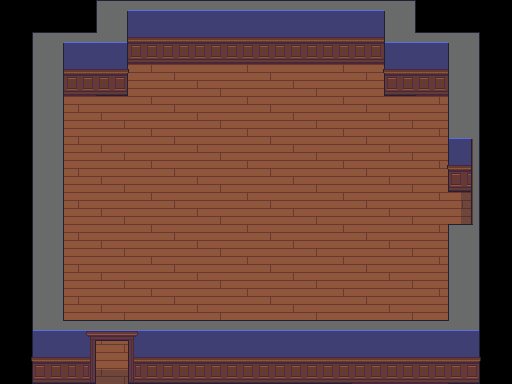

Tiled map render using the project's own tile images. Description and the whole map definition, tile-layer contents included, below:
An orthogonal 16x12 tile map with 32x32 px tiles, 3 tile layers (Floor, Walls, 3 px), 2 tilesets.

<map version="1.4" tiledversion="1.4.3" orientation="orthogonal" renderorder="right-down" width="16" height="12" tilewidth="32" tileheight="32" infinite="0" nextlayerid="4" nextobjectid="1">
 <tileset firstgid="1" source="WallpaperExploration.tsx" />
 <tileset firstgid="24001" source="../../tilesets/Gather Floors 1.x.tsx" />
 <layer id="2" name="Floor" width="16" height="12">
  <data encoding="csv">
0,0,0,24011,24009,24010,24011,24009,24010,24011,24009,24010,24011,0,0,0,
0,24009,24010,24011,24009,24010,24011,24009,24010,24011,24009,24010,24011,0,0,0,
0,24009,24010,24011,24009,24010,24011,24009,24010,24011,24009,24010,24011,24009,0,0,
0,24009,24010,24011,24009,24010,24011,24009,24010,24011,24009,24010,24011,24009,0,0,
0,24009,24010,24011,24009,24010,24011,24009,24010,24011,24009,24010,24011,24009,0,0,
0,24009,24010,24011,24009,24010,24011,24009,24010,24011,24009,24010,24011,24009,0,0,
0,24009,24010,24011,24009,24010,24011,24009,24010,24011,24009,24010,24011,24009,24010,0,
0,24009,24010,24011,24009,24010,24011,24009,24010,24011,24009,24010,24011,24009,0,0,
0,24009,24010,24011,24009,24010,24011,24009,24010,24011,24009,24010,24011,24009,0,0,
0,0,24010,24011,24009,24010,24011,24009,24010,24011,24009,24010,24011,24009,0,0,
0,0,24010,24011,24009,0,0,0,0,0,0,0,0,0,0,0,
0,0,24010,24011,24009,0,0,0,0,0,0,0,0,0,0,0
</data>
 </layer>
 <layer id="1" name="Walls" width="16" height="12">
  <data encoding="csv">
0,0,0,2327,2328,2328,2328,2328,2328,2328,2328,2328,3527,0,0,0,
0,8302,2328,3731,2528,2528,2528,2528,2528,2528,2528,2528,3727,2330,2331,0,
0,8502,2528,3931,0,0,0,0,0,0,0,0,3927,2530,2531,0,
0,8502,0,0,0,0,0,0,0,0,0,0,0,0,8506,0,
0,8502,0,0,0,0,0,0,0,0,0,0,0,0,2731,0,
3526,2147492154,3528,0,0,0,0,0,0,0,0,0,0,2147487580,2931,3532,
0,2147492154,0,0,0,0,0,0,0,0,0,0,0,0,3131,0,
0,2147492154,0,0,0,0,0,0,0,0,0,0,0,0,3331,0,
0,2147492154,0,0,0,0,0,0,0,0,0,0,0,0,8506,0,
0,3531,0,0,0,0,0,0,0,0,0,0,0,0,3531,0,
3726,3727,2739,2741,2742,3728,3728,3728,3728,3728,3728,2328,2328,2328,3731,3732,
3926,3927,2939,2941,2942,3928,3928,3928,3928,3928,3928,2528,2528,2528,3931,3932
</data>
 </layer>
 <layer id="3" name="3 px" width="16" height="12">
  <data encoding="csv">
0,0,0,0,0,0,0,0,0,0,0,2330,2331,0,0,0,
0,0,0,0,3732,0,0,0,0,0,0,0,2147487380,0,0,0,
0,0,0,0,3932,0,0,0,0,0,0,2147487580,0,0,0,0,
0,0,0,0,0,0,0,0,0,0,0,0,0,0,0,0,
0,0,0,0,0,0,0,0,0,0,0,0,0,0,0,0,
0,0,0,0,0,0,0,0,0,0,0,0,0,0,0,0,
0,0,0,0,0,0,0,0,0,0,0,0,0,0,0,0,
0,0,0,0,0,0,0,0,0,0,0,0,0,0,0,0,
0,0,0,0,0,0,0,0,0,0,0,0,0,0,0,0,
0,0,0,0,0,0,0,0,0,0,0,0,0,0,0,0,
0,0,0,0,0,0,0,0,0,0,0,0,0,0,0,0,
0,0,0,0,0,0,0,0,0,0,0,0,0,0,0,0
</data>
 </layer>
</map>
